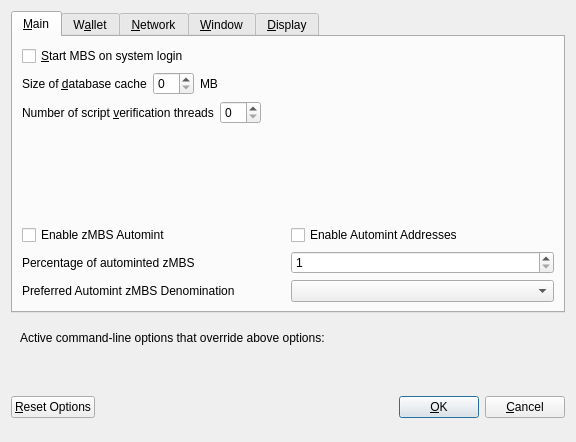
<?xml version="1.0" encoding="UTF-8"?>
<ui version="4.0">
 <class>OptionsDialog</class>
 <widget class="QDialog" name="OptionsDialog">
  <property name="geometry">
   <rect>
    <x>0</x>
    <y>0</y>
    <width>576</width>
    <height>442</height>
   </rect>
  </property>
  <property name="windowTitle">
   <string>Options</string>
  </property>
  <property name="modal">
   <bool>true</bool>
  </property>
  <layout class="QVBoxLayout" name="verticalLayout">
   <item>
    <widget class="QTabWidget" name="tabWidget">
     <property name="currentIndex">
      <number>0</number>
     </property>
     <widget class="QWidget" name="tabMain">
      <attribute name="title">
       <string>&amp;Main</string>
      </attribute>
      <layout class="QVBoxLayout" name="verticalLayout_Main">
       <item>
        <widget class="QCheckBox" name="bitcoinAtStartup">
         <property name="toolTip">
          <string>Automatically start MBS after logging in to the system.</string>
         </property>
         <property name="text">
          <string>&amp;Start MBS on system login</string>
         </property>
        </widget>
       </item>
       <item>
        <layout class="QHBoxLayout" name="horizontalLayout_2_Main">
         <item>
          <widget class="QLabel" name="databaseCacheLabel">
           <property name="text">
            <string>Size of &amp;database cache</string>
           </property>
           <property name="textFormat">
            <enum>Qt::PlainText</enum>
           </property>
           <property name="buddy">
            <cstring>databaseCache</cstring>
           </property>
          </widget>
         </item>
         <item>
          <widget class="QSpinBox" name="databaseCache"/>
         </item>
         <item>
          <widget class="QLabel" name="databaseCacheUnitLabel">
           <property name="text">
            <string>MB</string>
           </property>
           <property name="textFormat">
            <enum>Qt::PlainText</enum>
           </property>
          </widget>
         </item>
         <item>
          <spacer name="horizontalSpacer_2_Main">
           <property name="orientation">
            <enum>Qt::Horizontal</enum>
           </property>
           <property name="sizeHint" stdset="0">
            <size>
             <width>40</width>
             <height>20</height>
            </size>
           </property>
          </spacer>
         </item>
        </layout>
       </item>
       <item>
        <layout class="QHBoxLayout" name="horizontalLayout_3_Main">
         <item>
          <widget class="QLabel" name="threadsScriptVerifLabel">
           <property name="text">
            <string>Number of script &amp;verification threads</string>
           </property>
           <property name="textFormat">
            <enum>Qt::PlainText</enum>
           </property>
           <property name="buddy">
            <cstring>threadsScriptVerif</cstring>
           </property>
          </widget>
         </item>
         <item>
          <widget class="QSpinBox" name="threadsScriptVerif">
           <property name="toolTip">
            <string>(0 = auto, &lt;0 = leave that many cores free)</string>
           </property>
          </widget>
         </item>
         <item>
          <spacer name="horizontalSpacer_3_Main">
           <property name="orientation">
            <enum>Qt::Horizontal</enum>
           </property>
           <property name="sizeHint" stdset="0">
            <size>
             <width>40</width>
             <height>20</height>
            </size>
           </property>
          </spacer>
         </item>
        </layout>
       </item>
       <item>
        <spacer name="verticalSpacer_2">
         <property name="orientation">
          <enum>Qt::Vertical</enum>
         </property>
         <property name="sizeHint" stdset="0">
          <size>
           <width>20</width>
           <height>40</height>
          </size>
         </property>
        </spacer>
       </item>
       <item>
        <widget class="QWidget" name="verticalZpivOptionsWidget" native="true">
         <layout class="QVBoxLayout" name="verticalZpivOptionsLayout">
          <property name="margin">
           <number>0</number>
          </property>
          <item>
           <layout class="QHBoxLayout" name="horizontalAutomintingLayout">
            <item>
             <widget class="QCheckBox" name="checkBoxZeromintEnable">
              <property name="toolTip">
               <string>Enable automatic minting of MBS units to zMBS</string>
              </property>
              <property name="layoutDirection">
               <enum>Qt::LeftToRight</enum>
              </property>
              <property name="text">
               <string>Enable zMBS Automint</string>
              </property>
             </widget>
            </item>
            <item>
             <widget class="QCheckBox" name="checkBoxZeromintAddresses">
              <property name="toolTip">
               <string>Enable automatic zMBS minting from specific addresses</string>
              </property>
              <property name="layoutDirection">
               <enum>Qt::LeftToRight</enum>
              </property>
              <property name="text">
               <string>Enable Automint Addresses</string>
              </property>
             </widget>
            </item>
           </layout>
          </item>
          <item>
           <layout class="QHBoxLayout" name="horizontalZmintPercentageLayout">
            <item>
             <widget class="QLabel" name="percentage_label">
              <property name="toolTip">
               <string>Percentage of incoming MBS which get automatically converted to zMBS via Zerocoin Protocol (min: 10%)</string>
              </property>
              <property name="text">
               <string>Percentage of autominted zMBS</string>
              </property>
             </widget>
            </item>
            <item>
             <widget class="QSpinBox" name="zeromintPercentage">
              <property name="minimum">
               <number>1</number>
              </property>
              <property name="maximum">
               <number>100</number>
              </property>
             </widget>
            </item>
           </layout>
          </item>
          <item>
           <layout class="QHBoxLayout" name="horizontalLayout" stretch="0,0">
            <property name="sizeConstraint">
             <enum>QLayout::SetFixedSize</enum>
            </property>
            <item>
             <widget class="QLabel" name="labelPreferredDenom">
              <property name="maximumSize">
               <size>
                <width>16777215</width>
                <height>16777215</height>
               </size>
              </property>
              <property name="toolTip">
               <string>Wait with automatic conversion to Zerocoin until enough MBS for this denomination is available</string>
              </property>
              <property name="text">
               <string>Preferred Automint zMBS Denomination</string>
              </property>
             </widget>
            </item>
            <item>
             <widget class="QComboBox" name="preferredDenom">
              <property name="maximumSize">
               <size>
                <width>16777215</width>
                <height>27</height>
               </size>
              </property>
              <property name="toolTip">
               <string>Wait with automatic conversion to Zerocoin until enough MBS for this denomination is available</string>
              </property>
              <property name="maxVisibleItems">
               <number>9</number>
              </property>
              <property name="maxCount">
               <number>9</number>
              </property>
             </widget>
            </item>
           </layout>
          </item>
         </layout>
        </widget>
       </item>
      </layout>
     </widget>
     <widget class="QWidget" name="tabWallet">
      <attribute name="title">
       <string>W&amp;allet</string>
      </attribute>
      <layout class="QVBoxLayout" name="verticalLayout_Wallet">
       <item>
        <layout class="QHBoxLayout" name="horizontalLayout_2_Wallet">
         <item>
          <widget class="QLabel" name="labelStakeSplitThresholdText">
           <property name="text">
            <string>Stake split threshold:</string>
           </property>
          </widget>
         </item>
         <item>
          <widget class="QSpinBox" name="spinBoxStakeSplitThreshold">
           <property name="minimum">
            <number>1</number>
           </property>
           <property name="maximum">
            <number>999999</number>
           </property>
          </widget>
         </item>
        </layout>
       </item>
       <item>
        <widget class="QGroupBox" name="groupBox">
         <property name="title">
          <string>Expert</string>
         </property>
         <layout class="QVBoxLayout" name="verticalLayout_2">
          <item>
           <widget class="QCheckBox" name="coinControlFeatures">
            <property name="toolTip">
             <string>Whether to show coin control features or not.</string>
            </property>
            <property name="text">
             <string>Enable coin &amp;control features</string>
            </property>
           </widget>
          </item>
          <item>
           <widget class="QCheckBox" name="showMasternodesTab">
            <property name="toolTip">
             <string>Show additional tab listing all your masternodes in first sub-tab&lt;br/&gt;and all masternodes on the network in second sub-tab.</string>
            </property>
            <property name="text">
             <string>Show Masternodes Tab</string>
            </property>
           </widget>
          </item>
          <item>
           <widget class="QCheckBox" name="spendZeroConfChange">
            <property name="toolTip">
             <string>If you disable the spending of unconfirmed change, the change from a transaction&lt;br/&gt;cannot be used until that transaction has at least one confirmation.&lt;br/&gt;This also affects how your balance is computed.</string>
            </property>
            <property name="text">
             <string>&amp;Spend unconfirmed change</string>
            </property>
           </widget>
          </item>
         </layout>
        </widget>
       </item>
       <item>
        <spacer name="verticalSpacer_Wallet">
         <property name="orientation">
          <enum>Qt::Vertical</enum>
         </property>
         <property name="sizeHint" stdset="0">
          <size>
           <width>20</width>
           <height>40</height>
          </size>
         </property>
        </spacer>
       </item>
      </layout>
     </widget>
     <widget class="QWidget" name="tabNetwork">
      <attribute name="title">
       <string>&amp;Network</string>
      </attribute>
      <layout class="QVBoxLayout" name="verticalLayout_Network">
       <item>
        <widget class="QCheckBox" name="mapPortUpnp">
         <property name="toolTip">
          <string>Automatically open the MBS client port on the router. This only works when your router supports UPnP and it is enabled.</string>
         </property>
         <property name="text">
          <string>Map port using &amp;UPnP</string>
         </property>
        </widget>
       </item>
       <item>
        <widget class="QCheckBox" name="allowIncoming">
         <property name="toolTip">
          <string>Accept connections from outside</string>
         </property>
         <property name="text">
          <string>Allow incoming connections</string>
         </property>
        </widget>
       </item>
       <item>
        <widget class="QCheckBox" name="connectSocks">
         <property name="toolTip">
          <string>Connect to the MBS network through a SOCKS5 proxy.</string>
         </property>
         <property name="text">
          <string>&amp;Connect through SOCKS5 proxy (default proxy):</string>
         </property>
        </widget>
       </item>
       <item>
        <layout class="QHBoxLayout" name="horizontalLayout_1_Network">
         <item>
          <widget class="QLabel" name="proxyIpLabel">
           <property name="text">
            <string>Proxy &amp;IP:</string>
           </property>
           <property name="textFormat">
            <enum>Qt::PlainText</enum>
           </property>
           <property name="buddy">
            <cstring>proxyIp</cstring>
           </property>
          </widget>
         </item>
         <item>
          <widget class="QValidatedLineEdit" name="proxyIp">
           <property name="minimumSize">
            <size>
             <width>140</width>
             <height>0</height>
            </size>
           </property>
           <property name="maximumSize">
            <size>
             <width>140</width>
             <height>16777215</height>
            </size>
           </property>
           <property name="toolTip">
            <string>IP address of the proxy (e.g. IPv4: 127.0.0.1 / IPv6: ::1)</string>
           </property>
          </widget>
         </item>
         <item>
          <widget class="QLabel" name="proxyPortLabel">
           <property name="text">
            <string>&amp;Port:</string>
           </property>
           <property name="textFormat">
            <enum>Qt::PlainText</enum>
           </property>
           <property name="buddy">
            <cstring>proxyPort</cstring>
           </property>
          </widget>
         </item>
         <item>
          <widget class="QLineEdit" name="proxyPort">
           <property name="minimumSize">
            <size>
             <width>55</width>
             <height>0</height>
            </size>
           </property>
           <property name="maximumSize">
            <size>
             <width>55</width>
             <height>16777215</height>
            </size>
           </property>
           <property name="toolTip">
            <string>Port of the proxy (e.g. 9050)</string>
           </property>
          </widget>
         </item>
         <item>
          <spacer name="horizontalSpacer_1_Network">
           <property name="orientation">
            <enum>Qt::Horizontal</enum>
           </property>
           <property name="sizeHint" stdset="0">
            <size>
             <width>40</width>
             <height>20</height>
            </size>
           </property>
          </spacer>
         </item>
        </layout>
       </item>
       <item>
        <spacer name="verticalSpacer_Network">
         <property name="orientation">
          <enum>Qt::Vertical</enum>
         </property>
         <property name="sizeHint" stdset="0">
          <size>
           <width>20</width>
           <height>40</height>
          </size>
         </property>
        </spacer>
       </item>
      </layout>
     </widget>
     <widget class="QWidget" name="tabWindow">
      <attribute name="title">
       <string>&amp;Window</string>
      </attribute>
      <layout class="QVBoxLayout" name="verticalLayout_Window">
       <item>
        <widget class="QCheckBox" name="minimizeToTray">
         <property name="toolTip">
          <string>Show only a tray icon after minimizing the window.</string>
         </property>
         <property name="text">
          <string>&amp;Minimize to the tray instead of the taskbar</string>
         </property>
        </widget>
       </item>
       <item>
        <widget class="QCheckBox" name="minimizeOnClose">
         <property name="toolTip">
          <string>Minimize instead of exit the application when the window is closed. When this option is enabled, the application will be closed only after selecting Quit in the menu.</string>
         </property>
         <property name="text">
          <string>M&amp;inimize on close</string>
         </property>
        </widget>
       </item>
       <item>
        <spacer name="verticalSpacer_Window">
         <property name="orientation">
          <enum>Qt::Vertical</enum>
         </property>
         <property name="sizeHint" stdset="0">
          <size>
           <width>20</width>
           <height>40</height>
          </size>
         </property>
        </spacer>
       </item>
      </layout>
     </widget>
     <widget class="QWidget" name="tabDisplay">
      <attribute name="title">
       <string>&amp;Display</string>
      </attribute>
      <layout class="QVBoxLayout" name="verticalLayout_Display">
       <item>
        <layout class="QHBoxLayout" name="horizontalLayout_1_Display">
         <item>
          <widget class="QLabel" name="langLabel">
           <property name="text">
            <string>User Interface &amp;language:</string>
           </property>
           <property name="textFormat">
            <enum>Qt::PlainText</enum>
           </property>
           <property name="buddy">
            <cstring>lang</cstring>
           </property>
          </widget>
         </item>
         <item>
          <widget class="QValueComboBox" name="lang">
           <property name="toolTip">
            <string>The user interface language can be set here. This setting will take effect after restarting MBS.</string>
           </property>
          </widget>
         </item>
        </layout>
       </item>
       <item>
        <widget class="QLabel" name="label_3">
         <property name="toolTip">
          <string notr="true"/>
         </property>
         <property name="statusTip">
          <string notr="true"/>
         </property>
         <property name="whatsThis">
          <string notr="true"/>
         </property>
         <property name="accessibleName">
          <string notr="true"/>
         </property>
         <property name="text">
          <string>Language missing or translation incomplete? Help contributing translations here:
https://discord.gg/ARRRgQzpdZ</string>
         </property>
         <property name="wordWrap">
          <bool>true</bool>
         </property>
         <property name="openExternalLinks">
          <bool>true</bool>
         </property>
         <property name="textInteractionFlags">
          <set>Qt::TextBrowserInteraction</set>
         </property>
        </widget>
       </item>
       <item>
        <layout class="QHBoxLayout" name="horizontalLayout_2_Display" stretch="0,0">
         <item>
          <widget class="QLabel" name="themeLabel">
           <property name="text">
            <string>User Interface Theme:</string>
           </property>
          </widget>
         </item>
         <item>
          <widget class="QValueComboBox" name="theme"/>
         </item>
        </layout>
       </item>
       <item>
        <widget class="QWidget" name="verticalZpivDisplayWidget" native="true">
         <layout class="QVBoxLayout" name="verticalZpivDisplayLayout">
          <property name="margin">
           <number>0</number>
          </property>
          <item>
           <widget class="Line" name="line">
            <property name="orientation">
             <enum>Qt::Horizontal</enum>
            </property>
           </widget>
          </item>
          <item>
           <layout class="QHBoxLayout" name="horizontalLayout_3_Display">
            <item>
             <widget class="QLabel" name="unitLabel">
              <property name="text">
               <string>Unit to show amounts in:</string>
              </property>
              <property name="textFormat">
               <enum>Qt::PlainText</enum>
              </property>
             </widget>
            </item>
            <item>
             <widget class="QValueComboBox" name="unit">
              <property name="toolTip">
               <string>Choose the default subdivision unit to show in the interface and when sending coins.</string>
              </property>
             </widget>
            </item>
           </layout>
          </item>
          <item>
           <layout class="QHBoxLayout" name="horizontalLayout_4_Display">
            <item>
             <widget class="QLabel" name="digitsLabel">
              <property name="text">
               <string>Decimal digits</string>
              </property>
             </widget>
            </item>
            <item>
             <widget class="QValueComboBox" name="digits"/>
            </item>
           </layout>
          </item>
          <item>
           <layout class="QHBoxLayout" name="horizontalLayout_5_Display">
            <item>
             <widget class="QCheckBox" name="checkBoxHideZeroBalances">
              <property name="toolTip">
               <string>Hide empty balances</string>
              </property>
              <property name="layoutDirection">
               <enum>Qt::LeftToRight</enum>
              </property>
              <property name="text">
               <string>Hide empty balances</string>
              </property>
             </widget>
            </item>
            <item>
             <widget class="QCheckBox" name="checkBoxHideOrphans">
              <property name="toolTip">
               <string>Hide orphan stakes in transaction lists</string>
              </property>
              <property name="text">
               <string>Hide orphan stakes</string>
              </property>
             </widget>
            </item>
            <item>
             <spacer name="horizontalSpacer">
              <property name="orientation">
               <enum>Qt::Horizontal</enum>
              </property>
              <property name="sizeHint" stdset="0">
               <size>
                <width>40</width>
                <height>20</height>
               </size>
              </property>
             </spacer>
            </item>
           </layout>
          </item>
          <item>
           <layout class="QHBoxLayout" name="horizontalLayout_6_Display">
            <item>
             <widget class="QLabel" name="thirdPartyTxUrlsLabel">
              <property name="toolTip">
               <string>Third party URLs (e.g. a block explorer) that appear in the transactions tab as context menu items. %s in the URL is replaced by transaction hash. Multiple URLs are separated by vertical bar |.</string>
              </property>
              <property name="text">
               <string>Third party transaction URLs</string>
              </property>
             </widget>
            </item>
            <item>
             <widget class="QLineEdit" name="thirdPartyTxUrls">
              <property name="toolTip">
               <string>Third party URLs (e.g. a block explorer) that appear in the transactions tab as context menu items. %s in the URL is replaced by transaction hash. Multiple URLs are separated by vertical bar |.</string>
              </property>
             </widget>
            </item>
           </layout>
          </item>
         </layout>
        </widget>
       </item>
       <item>
        <spacer name="verticalSpacer">
         <property name="orientation">
          <enum>Qt::Vertical</enum>
         </property>
         <property name="sizeHint" stdset="0">
          <size>
           <width>20</width>
           <height>40</height>
          </size>
         </property>
        </spacer>
       </item>
      </layout>
     </widget>
    </widget>
   </item>
   <item>
    <widget class="QFrame" name="frame">
     <layout class="QVBoxLayout" name="verticalLayout_Bottom">
      <item>
       <layout class="QHBoxLayout" name="horizontalLayout_Bottom">
        <item>
         <widget class="QLabel" name="overriddenByCommandLineInfoLabel">
          <property name="text">
           <string>Active command-line options that override above options:</string>
          </property>
          <property name="textFormat">
           <enum>Qt::PlainText</enum>
          </property>
         </widget>
        </item>
        <item>
         <spacer name="horizontalSpacer_Bottom">
          <property name="orientation">
           <enum>Qt::Horizontal</enum>
          </property>
          <property name="sizeHint" stdset="0">
           <size>
            <width>40</width>
            <height>20</height>
           </size>
          </property>
         </spacer>
        </item>
       </layout>
      </item>
      <item>
       <widget class="QLabel" name="overriddenByCommandLineLabel">
        <property name="text">
         <string/>
        </property>
        <property name="textFormat">
         <enum>Qt::PlainText</enum>
        </property>
        <property name="wordWrap">
         <bool>true</bool>
        </property>
       </widget>
      </item>
     </layout>
    </widget>
   </item>
   <item>
    <layout class="QHBoxLayout" name="horizontalLayout_Buttons">
     <item>
      <widget class="QPushButton" name="resetButton">
       <property name="toolTip">
        <string>Reset all client options to default.</string>
       </property>
       <property name="text">
        <string>&amp;Reset Options</string>
       </property>
       <property name="autoDefault">
        <bool>false</bool>
       </property>
      </widget>
     </item>
     <item>
      <spacer name="horizontalSpacer_1">
       <property name="orientation">
        <enum>Qt::Horizontal</enum>
       </property>
       <property name="sizeHint" stdset="0">
        <size>
         <width>40</width>
         <height>48</height>
        </size>
       </property>
      </spacer>
     </item>
     <item>
      <widget class="QLabel" name="statusLabel">
       <property name="minimumSize">
        <size>
         <width>200</width>
         <height>0</height>
        </size>
       </property>
       <property name="font">
        <font>
         <weight>75</weight>
         <bold>true</bold>
        </font>
       </property>
       <property name="text">
        <string/>
       </property>
       <property name="textFormat">
        <enum>Qt::PlainText</enum>
       </property>
       <property name="wordWrap">
        <bool>true</bool>
       </property>
      </widget>
     </item>
     <item>
      <spacer name="horizontalSpacer_2">
       <property name="orientation">
        <enum>Qt::Horizontal</enum>
       </property>
       <property name="sizeHint" stdset="0">
        <size>
         <width>40</width>
         <height>48</height>
        </size>
       </property>
      </spacer>
     </item>
     <item>
      <widget class="QPushButton" name="okButton">
       <property name="text">
        <string>&amp;OK</string>
       </property>
       <property name="autoDefault">
        <bool>false</bool>
       </property>
       <property name="default">
        <bool>true</bool>
       </property>
      </widget>
     </item>
     <item>
      <widget class="QPushButton" name="cancelButton">
       <property name="text">
        <string>&amp;Cancel</string>
       </property>
       <property name="autoDefault">
        <bool>false</bool>
       </property>
      </widget>
     </item>
    </layout>
   </item>
  </layout>
 </widget>
 <customwidgets>
  <customwidget>
   <class>QValidatedLineEdit</class>
   <extends>QLineEdit</extends>
   <header>qvalidatedlineedit.h</header>
  </customwidget>
  <customwidget>
   <class>QValueComboBox</class>
   <extends>QComboBox</extends>
   <header>qvaluecombobox.h</header>
  </customwidget>
 </customwidgets>
 <resources/>
 <connections/>
</ui>
